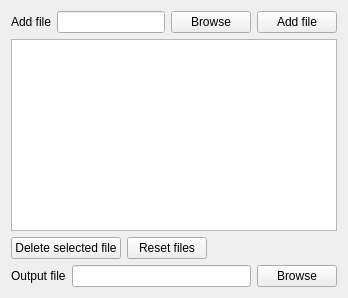
          <widget class="QWidget" name="tab_3">
           <attribute name="title">
            <string>File</string>
           </attribute>
           <layout class="QGridLayout" name="gridLayout_9">
            <item row="7" column="0">
             <layout class="QHBoxLayout" name="horizontalLayout_5">
              <item>
               <widget class="QLabel" name="label_2">
                <property name="text">
                 <string>Output file</string>
                </property>
               </widget>
              </item>
              <item>
               <widget class="QLineEdit" name="lineEdit_output"/>
              </item>
              <item>
               <widget class="QPushButton" name="pushButton_output">
                <property name="text">
                 <string>Browse</string>
                </property>
               </widget>
              </item>
             </layout>
            </item>
            <item row="0" column="0">
             <layout class="QHBoxLayout" name="horizontalLayout_6">
              <item>
               <widget class="QLabel" name="label">
                <property name="text">
                 <string>Add file</string>
                </property>
               </widget>
              </item>
              <item>
               <widget class="QLineEdit" name="lineEdit_input">
                <property name="dragEnabled">
                 <bool>false</bool>
                </property>
               </widget>
              </item>
              <item>
               <widget class="QPushButton" name="pushButton_input">
                <property name="text">
                 <string>Browse</string>
                </property>
                <property name="checkable">
                 <bool>false</bool>
                </property>
                <property name="flat">
                 <bool>false</bool>
                </property>
               </widget>
              </item>
              <item>
               <widget class="QPushButton" name="pushButton_addfile">
                <property name="toolTip">
                 <string>Add a file to the file list</string>
                </property>
                <property name="text">
                 <string>Add file</string>
                </property>
               </widget>
              </item>
             </layout>
            </item>
            <item row="6" column="0">
             <layout class="QGridLayout" name="gridLayout_8">
              <item row="0" column="0">
               <widget class="QTreeWidget" name="treeWidget_file">
                <property name="toolTip">
                 <string/>
                </property>
                <property name="selectionMode">
                 <enum>QAbstractItemView::ExtendedSelection</enum>
                </property>
                <attribute name="headerVisible">
                 <bool>false</bool>
                </attribute>
                <column>
                 <property name="text">
                  <string notr="true">1</string>
                 </property>
                </column>
               </widget>
              </item>
              <item row="2" column="0">
               <layout class="QHBoxLayout" name="horizontalLayout_7">
                <item>
                 <widget class="QPushButton" name="pushButton_deletefile">
                  <property name="toolTip">
                   <string>Delete the selected files from file list</string>
                  </property>
                  <property name="text">
                   <string>Delete selected file</string>
                  </property>
                 </widget>
                </item>
                <item>
                 <widget class="QPushButton" name="pushButton_resetfile">
                  <property name="toolTip">
                   <string>Reset the file list</string>
                  </property>
                  <property name="text">
                   <string>Reset files</string>
                  </property>
                 </widget>
                </item>
                <item>
                 <spacer name="horizontalSpacer_3">
                  <property name="orientation">
                   <enum>Qt::Horizontal</enum>
                  </property>
                  <property name="sizeHint" stdset="0">
                   <size>
                    <width>40</width>
                    <height>20</height>
                   </size>
                  </property>
                 </spacer>
                </item>
               </layout>
              </item>
             </layout>
            </item>
           </layout>
          </widget>
